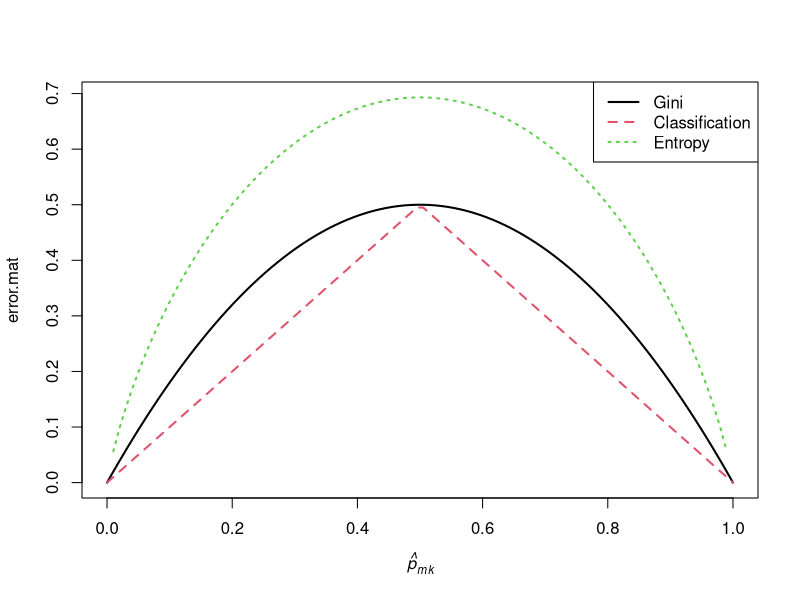

Source code (R):
## ---- chunk 1
p = seq(0,1, length = 100)
# Gini Index
gini= 2*p*(1-p)
err = apply(cbind(1-p, p), FUN = min, MARGIN = 1)
entropy = -p*log(p) - (1-p)*log(1-p)
error.mat = cbind(gini, err, entropy)
matplot(p, error.mat, xlab = expression(italic(hat(p)[mk])), type = "l", lwd = 2, col = 1:3, lty = 1:3)
legend("topright", legend = c("Gini", "Classification", "Entropy"), lwd = 2, col = 1:3, lty = 1:3) 
